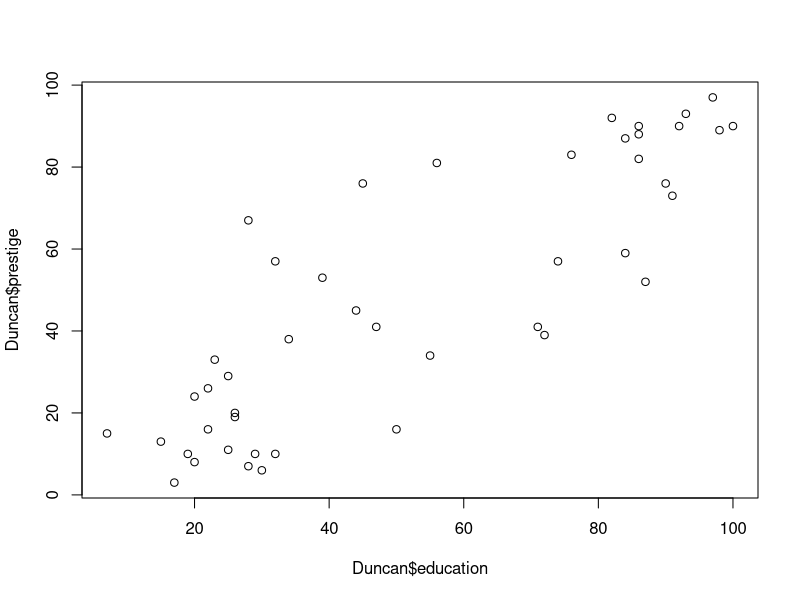
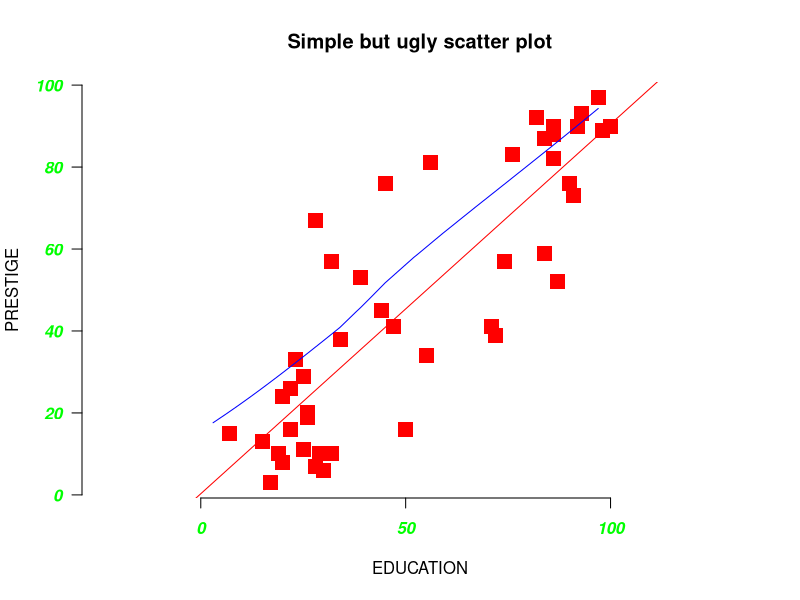
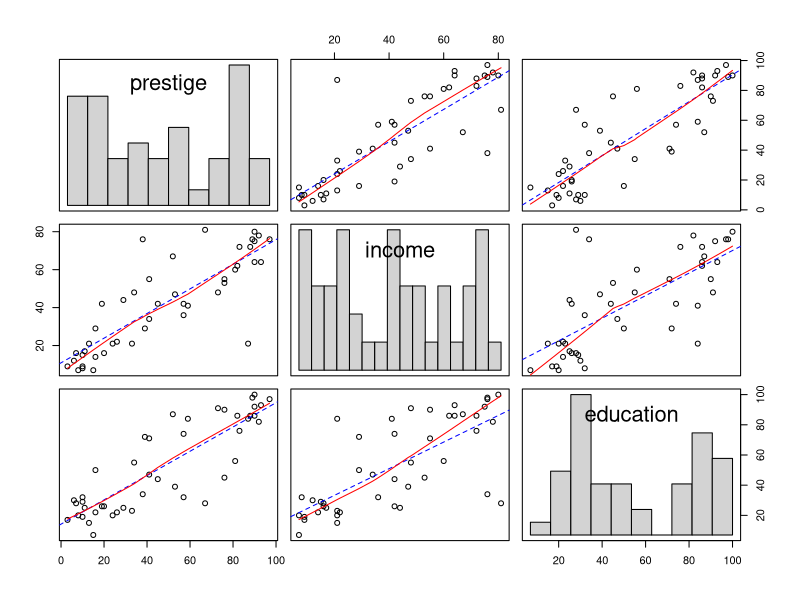
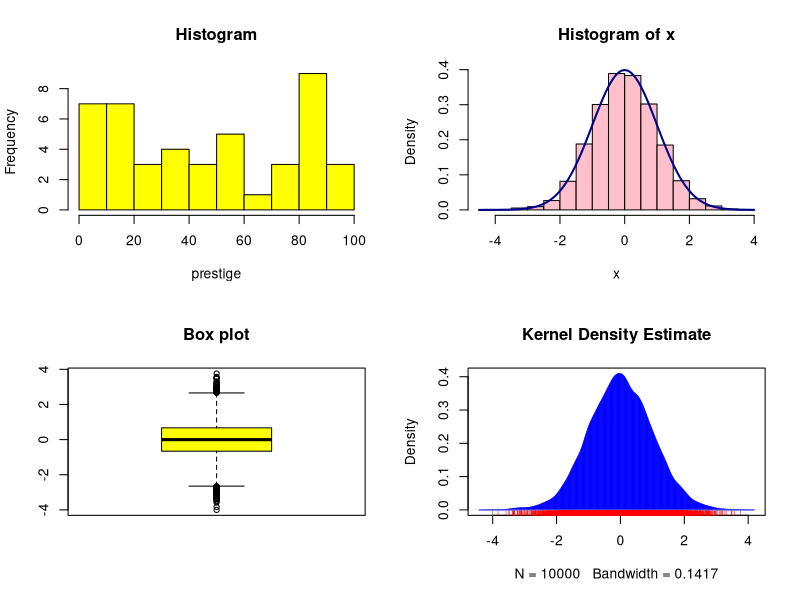
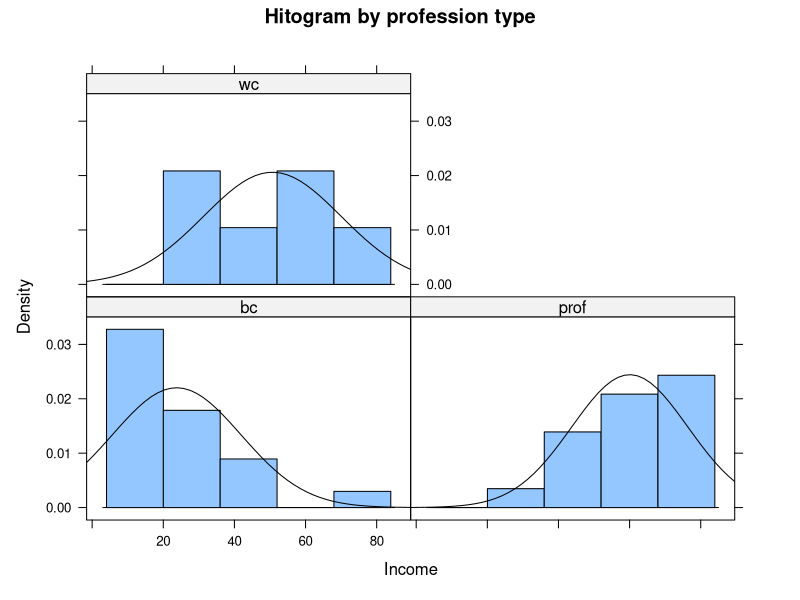
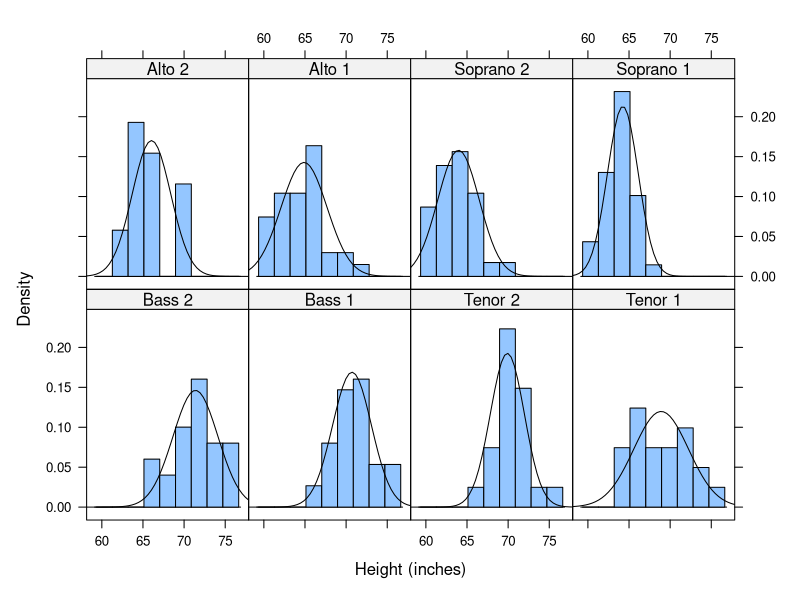
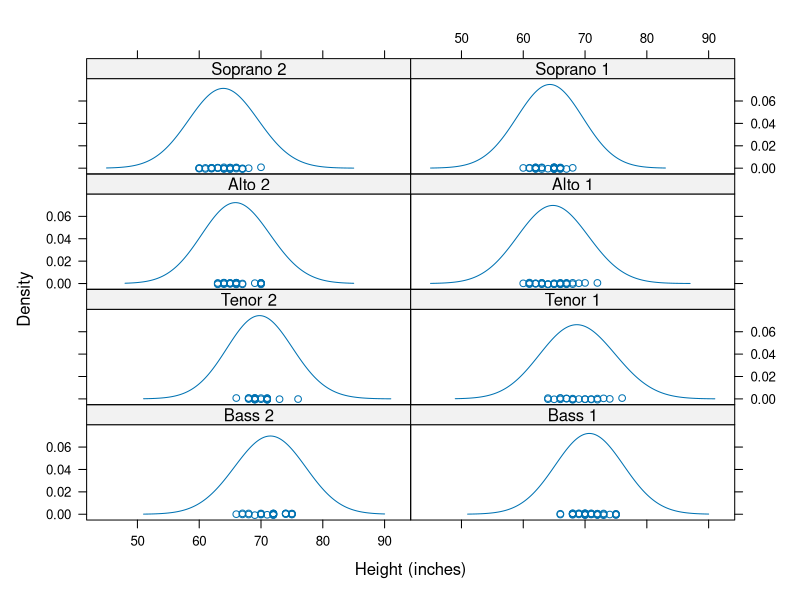
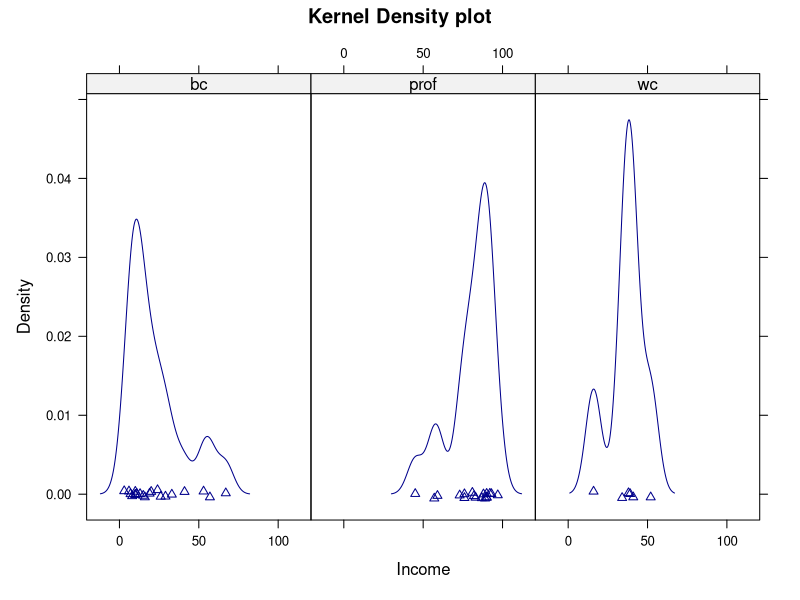

Write the R code that produced these figures, in order.
# ---	
# title: "6 - Plots"	
# author: "Joseph Rickert"	
# date: "Wednesday, August 20, 2014"	
# output: html_document	
# ---	
### Basic R Graphics	
# First, let's look at some simple scatter plots. The Duncan data frame has 45 rows and 4 columns. Data on the prestige and other characteristics of 45 U. S. occupations in 1950. 	

(if (!require("car")) install.packages("car"))
library("car") # Load the library containing the sample data	
(if (!require("ggplot2")) install.packages("ggplot2"))
library("ggplot2")
(if (!require("lattice")) install.packages("lattice"))
library("lattice")

class(Duncan)		# What kind of data structure is Duncan?	
dim(Duncan)			# How big is Duncan? 	
Duncan[1:5,]		# Look at the first five rows of the data frame	
plot(Duncan$education,Duncan$prestige)	


# Now, here is a truly ugly scatter plot. As an exercise, play with the parameters to creating something that is more pleasing to the eye. Here are a few web pages that you may find helpful.	
# http://www.statmethods.net/advgraphs/parameters.html	
# http://www.statmethods.net/graphs/scatterplot.html 	
# http://students.washington.edu/mclarkso/documents/line%20styles%20Ver2.pdf	

attach(Duncan)  	# make variables in data frame available in environment	
#	
plot(education,prestige,	
   main="Simple but ugly scatter plot", #add a title	
	 col="red",                  # Change the color of thepoints	
	 pch=15,                     # Change the symbol to plot  	
   cex=2,                      # Change size of plotting symbol   		
   xlab="EDUCATION",		       # Add a label on the x-axis	
	 ylab="PRESTIGE",            # Add a label on the y-axis	
	 bty="n",                    # Remove the box around the plot	
	 asp=1,                      # Change the y/x aspect ratio see help(plot)	
	 font.axis=4,                # Change axis font to bold italic	
	 col.axis="green",           # Change axia color to green	
	 las=1)                      # Make axis labels parallel to x-axis	
abline(lm(prestige~education), col="red") # regression line (y~x) 	
lines(lowess(prestige,education), col="blue") # lowess line (y~x)	
	
help(par)	

# Here is a nice example of putting multiple plots on a grid.   	

# Build more complicated scatter plots	
pairs(cbind(prestige,income,education),  	# pairs is function that produces a maatrix of scatter plots	
	panel=function(x,y){					# define a function panel for the content of the matrix 	
		points(x,y)							# plot the points	
		abline(lm(y~x), lty=2,col="blue")	# add a linear regression 	
		lines(lowess(x,y),col="red")		# add a nonlinear regression	
		},	
	diag.panel=function(x){					# define a new panel for the diagonals	
		par(new=T)	
		hist(x,main="",axes=F,nclass=12)	# put a histogram on each diagonal	
		}	
)	

# Here are a few more basic plots:	
#     - a simple histogram	
#     - a histogram with normal curve	
#     - a boxplot 	
#     - kernel density plot	

par(mfrow=c(2,2))  						# set up to draw multiple plots on the same chart	
# basic histogram	
hist(Duncan$prestige,xlab="prestige",col = "yellow",main="Histogram")	
#	
x <- rnorm(10000)							# random draw from normal distribution	
                              # plot histogram	
hist(x, freq = FALSE, col = "pink")				
curve(dnorm,								  # plot normal density	
	  col = "dark blue",				# set coor of curve	
	  lwd=2,								    # fill in the area under the curve	
	  add = TRUE)							  # add curve to existing plot	
# 	
boxplot(x,								  	# draw a boxplot	
	    col="yellow",							
		main="Box plot")							
# 	
plot(density(x),							# plot a kernel density estimate	
	 col="blue",							  # set the color	
	 type="h",								  # fill in the curve	
	 main="Kernel Density Estimate")		# add a title	
rug(x,col="red")                            	


## Lattice (trellis) Graphics	
# Lattice graphics are the second major plotting system in R. Plots built with
# lattice have a very distinctive look, but the real value is the ease of 
# making trellis plots - graphs that display a variable conditioned on an 
# other variable. Some useful websites are:	
# http://www.statmethods.net/advgraphs/trellis.html	
# http://user2007.org/program/presentations/sarkar.pdf   	

### Lattice Histograms	
histogram( ~ income | type, 	
	       data = Duncan,	
		   nint=5,	
           xlab = "Income",  	
		   main= "Hitogram by profession type",	
		   type = "density",	
           panel = function(x, ...) {	
              panel.histogram(x, ...)	
              panel.mathdensity(dmath = dnorm, col = "black",	
                                args = list(mean=mean(x),sd=sd(x)))	
          } )	
#	
# More histograms	
# using singer data	
histogram( ~ height | voice.part, data = singer,	
          xlab = "Height (inches)", type = "density",	
          panel = function(x, ...) {	
              panel.histogram(x, ...)	
              panel.mathdensity(dmath = dnorm, col = "black",	
                                args = list(mean=mean(x),sd=sd(x)))	
          } )	


### Lattice Density plots  	


densityplot( ~ height | voice.part, data = singer, layout = c(2, 4),  	
            xlab = "Height (inches)", bw = 5)  	
	
# Kernel density plot	
densityplot( ~ prestige | type, 	
	        data = Duncan, layout = c(3,1),  	
            xlab = "Income",	
			main= "Kernel Density plot",	
 			bw = 5,					# bandwidth parameter	
			col="dark blue",		# color	
			pch=2					# shape of plot symbol	
			)	


### Lattice Level Plots	

# Level plot	
levelplot(prestige ~ income*education, 	
       cuts = 15,	
       groups =  ,	
       data = Duncan,	
       main = " ",	
       sub = " ",	
       xlab = "income",	
       ylab = "education",	
       colorkey = TRUE,	
       contour = TRUE,	
       #layout = c(1, 1),	
       #xlim = c(, max(x)),	
       #ylim = c(min(y), max(y)),	
       )	
	
#	
# Fancy Level plot	
x <- seq(pi/4, 5 * pi, length.out = 100)	
y <- seq(pi/4, 5 * pi, length.out = 100)	
r <- as.vector(sqrt(outer(x^2, y^2, "+")))	
grid <- expand.grid(x=x, y=y)	
grid$z <- cos(r^2) * exp(-r/(pi^3))	
levelplot(z~x*y, grid, cuts = 50, scales=list(log="e"), xlab="",	
          ylab="", main="Weird Function", sub="with log scales",	
          colorkey = FALSE, region = TRUE)	
#	
# Another level plot	
attach(environmental)	
ozo.m <- loess((ozone^(1/3)) ~ wind * temperature * radiation,	
       parametric = c("radiation", "wind"), span = 1, degree = 2)	
w.marginal <- seq(min(wind), max(wind), length.out = 50)	
t.marginal <- seq(min(temperature), max(temperature), length.out = 50)	
r.marginal <- seq(min(radiation), max(radiation), length.out = 4)	
wtr.marginal <- list(wind = w.marginal, temperature = t.marginal,	
        radiation = r.marginal)	
grid <- expand.grid(wtr.marginal)	
grid[, "fit"] <- c(predict(ozo.m, grid))	
contourplot(fit ~ wind * temperature | radiation, data = grid,	
            cuts = 10, region = TRUE,	
            xlab = "Wind Speed (mph)",	
            ylab = "Temperature (F)",	
            main = "Cube Root Ozone (cube root ppb)")	
detach()	


### Some Miscellaneous Lattice Plots	

# Examples of 3 dimensional scatter plots	
## volcano  ## 87 x 61 matrix	
wireframe(volcano, shade = TRUE,	
          aspect = c(61/87, 0.4),	
          light.source = c(10,0,10))	
#-------------------------------------------------------------------------------------------	
# Wire Frame	
g <- expand.grid(x = 1:10, y = 5:15, gr = 1:2)	
g$z <- log((g$x^g$g + g$y^2) * g$gr)	
wireframe(z ~ x * y, data = g, groups = gr,	
          scales = list(arrows = FALSE),	
          drape = TRUE, colorkey = TRUE,	
          screen = list(z = 30, x = -60))	
	
#---------------------------------------------------------------------------------	
## cloud.table	
cloud(prop.table(Titanic, margin = 1:3),	
      type = c("p", "h"), strip = strip.custom(strip.names = TRUE),	
      scales = list(arrows = FALSE, distance = 2), panel.aspect = 0.7,	
      zlab = "Proportion")[, 1]	
#----------------------------------------------------------------------------------	
	

## GGPLOT2 GRAPHICS	
# ggplot is the third major plotting system for R.It is based on Leland Wilkinson's grammar of graphics. Plots are built in layers.	

# Some useful websites are:	
# http://www.cs.uic.edu/~wilkinson/TheGrammarOfGraphics/GOG.html	
# http://ggplot2.org/	
# http://docs.ggplot2.org/current/	
# http://www.cookbook-r.com/Graphs/	

# Here we illustrate building up a multi-layer plot	

# Scatter plot	
p <- ggplot(Duncan, aes(income, prestige))  					# data to be plotted	
# p		# This will produce an error since no layers are defined														
layer1 <- geom_point(shape = 2,colour="red")					# First layer specifies kind of plot	
p + layer1							
layer2 <- facet_wrap(~ type)									        # Second layer builds facet plot	
p + layer1 + layer2	
layer3 <- geom_smooth(aes(group=type),method="lm",size=1,se=F)	# Third layer add a regression line	
p + layer1 + layer2 + layer3	
layer4 <- ggtitle("Duncan Prestige Data")						   # Fourth layer add a title	
p + layer1 + layer2 + layer3 + layer4	


### Basic ggplot2 Histogram	

p <- ggplot(Duncan,aes(income))	
p + geom_histogram(binwidth=10)	


### ggplot Scatterplot	

set.seed(1410) # Make the sample reproducible	
dsmall <- diamonds[sample(nrow(diamonds), 500), ]	
p <- ggplot(dsmall, aes(carat, price))	
p + geom_point() + stat_smooth()	
# Same plot with alternate "simple" plot function qplot	


### qplot examples	
# The ggplot2 package also has a function called qplot which is often simpler to use	
# However, it has a different syntax than the ggplot function.	

qplot(carat, price, data = diamonds, geom = c("point", "smooth"))	
	
# Mapping point colour to diamond colour (left), and point shape to cut	
# quality (right).	
qplot(carat, price, data = dsmall, colour = color)	
qplot(carat, price, data = dsmall, shape = cut)	
#	
# Reducing the alpha value from 1/10 (left) to 1/100 (middle) to 1/200	
# (right) makes it possible to see where the bulk of the points lie.	
qplot(carat, price, data = diamonds)	
qplot(carat, price, data = diamonds, alpha = I(1/10))	
qplot(carat, price, data = diamonds, alpha = I(1/100))	
#	
# Smooth curves add to scatterplots of carat vs.\ price. The dsmall	
# dataset (1st) and the full dataset (2nd).	
qplot(carat, price, data = dsmall, geom = c("point", "smooth"))	
#	


